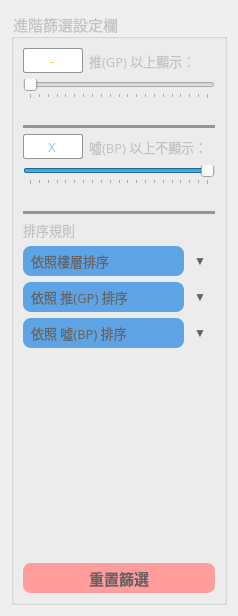
<?xml version="1.0" encoding="UTF-8"?>
<ui version="4.0">
 <class>Form</class>
 <widget class="QWidget" name="Form">
  <property name="geometry">
   <rect>
    <x>0</x>
    <y>0</y>
    <width>238</width>
    <height>616</height>
   </rect>
  </property>
  <property name="windowTitle">
   <string>Form</string>
  </property>
  <layout class="QHBoxLayout" name="horizontalLayout_2">
   <item>
    <widget class="QGroupBox" name="filterGroupBox">
     <property name="font">
      <font>
       <family>微軟正黑體</family>
       <pointsize>11</pointsize>
      </font>
     </property>
     <property name="styleSheet">
      <string notr="true">color:rgb(195, 195, 195);
</string>
     </property>
     <property name="title">
      <string>進階篩選設定欄</string>
     </property>
     <layout class="QVBoxLayout" name="verticalLayout_4">
      <item>
       <layout class="QHBoxLayout" name="horizontalLayout_3">
        <item>
         <widget class="QLineEdit" name="gpLineEdit">
          <property name="minimumSize">
           <size>
            <width>0</width>
            <height>25</height>
           </size>
          </property>
          <property name="maximumSize">
           <size>
            <width>60</width>
            <height>16777215</height>
           </size>
          </property>
          <property name="font">
           <font>
            <family>微軟正黑體</family>
            <pointsize>10</pointsize>
           </font>
          </property>
          <property name="styleSheet">
           <string notr="true">color:rgb(255, 213, 1);
border-style: solid;
border-color: rgb(149, 149, 149);
border-width: 1px;
border-radius:2px;</string>
          </property>
          <property name="text">
           <string>-</string>
          </property>
          <property name="alignment">
           <set>Qt::AlignCenter</set>
          </property>
         </widget>
        </item>
        <item>
         <widget class="QLabel" name="gpDisplayLabel">
          <property name="font">
           <font>
            <family>微軟正黑體</family>
            <pointsize>10</pointsize>
           </font>
          </property>
          <property name="styleSheet">
           <string notr="true">color:rgb(195, 195, 195)</string>
          </property>
          <property name="text">
           <string>推(GP) 以上顯示：</string>
          </property>
         </widget>
        </item>
       </layout>
      </item>
      <item>
       <widget class="QSlider" name="gpSlider">
        <property name="maximum">
         <number>1000</number>
        </property>
        <property name="orientation">
         <enum>Qt::Horizontal</enum>
        </property>
        <property name="tickPosition">
         <enum>QSlider::TicksBelow</enum>
        </property>
        <property name="tickInterval">
         <number>50</number>
        </property>
       </widget>
      </item>
      <item>
       <spacer name="verticalSpacer_2">
        <property name="orientation">
         <enum>Qt::Vertical</enum>
        </property>
        <property name="sizeType">
         <enum>QSizePolicy::Fixed</enum>
        </property>
        <property name="sizeHint" stdset="0">
         <size>
          <width>20</width>
          <height>20</height>
         </size>
        </property>
       </spacer>
      </item>
      <item>
       <widget class="Line" name="line">
        <property name="autoFillBackground">
         <bool>false</bool>
        </property>
        <property name="styleSheet">
         <string notr="true">color: rgb(195, 195, 195);
border-style: solid;
border-color: rgb(149, 149, 149);
border-width: 2px;
border-radius: 6px;</string>
        </property>
        <property name="lineWidth">
         <number>3</number>
        </property>
        <property name="orientation">
         <enum>Qt::Horizontal</enum>
        </property>
       </widget>
      </item>
      <item>
       <layout class="QHBoxLayout" name="horizontalLayout">
        <item>
         <widget class="QLineEdit" name="bpLineEdit">
          <property name="minimumSize">
           <size>
            <width>0</width>
            <height>25</height>
           </size>
          </property>
          <property name="maximumSize">
           <size>
            <width>60</width>
            <height>16777215</height>
           </size>
          </property>
          <property name="font">
           <font>
            <family>微軟正黑體</family>
            <pointsize>10</pointsize>
           </font>
          </property>
          <property name="styleSheet">
           <string notr="true">color:rgb(144, 197, 226);
border-style: solid;
border-color: rgb(149, 149, 149);
border-width: 1px;
border-radius: 2px;</string>
          </property>
          <property name="text">
           <string>X</string>
          </property>
          <property name="alignment">
           <set>Qt::AlignCenter</set>
          </property>
         </widget>
        </item>
        <item>
         <widget class="QLabel" name="bpDisplayLabel">
          <property name="font">
           <font>
            <family>微軟正黑體</family>
            <pointsize>10</pointsize>
           </font>
          </property>
          <property name="styleSheet">
           <string notr="true">color:rgb(195, 195, 195)</string>
          </property>
          <property name="text">
           <string>噓(BP) 以上不顯示：</string>
          </property>
         </widget>
        </item>
       </layout>
      </item>
      <item>
       <widget class="QSlider" name="bpSlider">
        <property name="autoFillBackground">
         <bool>false</bool>
        </property>
        <property name="maximum">
         <number>1000</number>
        </property>
        <property name="value">
         <number>1000</number>
        </property>
        <property name="orientation">
         <enum>Qt::Horizontal</enum>
        </property>
        <property name="invertedAppearance">
         <bool>false</bool>
        </property>
        <property name="invertedControls">
         <bool>false</bool>
        </property>
        <property name="tickPosition">
         <enum>QSlider::TicksBelow</enum>
        </property>
        <property name="tickInterval">
         <number>50</number>
        </property>
       </widget>
      </item>
      <item>
       <spacer name="verticalSpacer_3">
        <property name="orientation">
         <enum>Qt::Vertical</enum>
        </property>
        <property name="sizeType">
         <enum>QSizePolicy::Fixed</enum>
        </property>
        <property name="sizeHint" stdset="0">
         <size>
          <width>20</width>
          <height>20</height>
         </size>
        </property>
       </spacer>
      </item>
      <item>
       <widget class="Line" name="line_2">
        <property name="autoFillBackground">
         <bool>false</bool>
        </property>
        <property name="styleSheet">
         <string notr="true">color: rgb(195, 195, 195);
border-style: solid;
border-color: rgb(149, 149, 149);
border-width: 2px;
border-radius: 6px;</string>
        </property>
        <property name="lineWidth">
         <number>3</number>
        </property>
        <property name="orientation">
         <enum>Qt::Horizontal</enum>
        </property>
       </widget>
      </item>
      <item>
       <widget class="QLabel" name="sortedLabel">
        <property name="font">
         <font>
          <family>微軟正黑體</family>
          <pointsize>10</pointsize>
         </font>
        </property>
        <property name="text">
         <string>排序規則</string>
        </property>
       </widget>
      </item>
      <item>
       <layout class="QHBoxLayout" name="horizontalLayout_4">
        <property name="spacing">
         <number>1</number>
        </property>
        <item>
         <widget class="QPushButton" name="floorSortButton">
          <property name="minimumSize">
           <size>
            <width>0</width>
            <height>30</height>
           </size>
          </property>
          <property name="font">
           <font>
            <family>微軟正黑體</family>
            <pointsize>10</pointsize>
           </font>
          </property>
          <property name="contextMenuPolicy">
           <enum>Qt::DefaultContextMenu</enum>
          </property>
          <property name="styleSheet">
           <string notr="true">QPushButton#floorSortButton[toggle=true]{
	color: rgb(239, 239, 239);
	font-weight: 250;
}
QPushButton#floorSortButton:hover
{
  	background-color: rgb(1, 153, 255);
	color: rgb(229, 229, 229);
}
QPushButton#floorSortButton{
	color:rgb(100, 100, 100);
	background-color:rgb(94, 163, 227);
	border-style: solid;
	border-radius: 8px;
	text-align:left; 
	padding-left: 8px;
}


</string>
          </property>
          <property name="text">
           <string>依照樓層排序</string>
          </property>
          <property name="autoDefault">
           <bool>false</bool>
          </property>
         </widget>
        </item>
        <item>
         <widget class="QPushButton" name="floorAscButton">
          <property name="minimumSize">
           <size>
            <width>0</width>
            <height>30</height>
           </size>
          </property>
          <property name="maximumSize">
           <size>
            <width>30</width>
            <height>16777215</height>
           </size>
          </property>
          <property name="toolTip">
           <string>遞減排序</string>
          </property>
          <property name="toolTipDuration">
           <number>-1</number>
          </property>
          <property name="statusTip">
           <string/>
          </property>
          <property name="styleSheet">
           <string notr="true">QPushButton#floorAscButton[toggle=true]{
	color: rgb(239, 239, 239);
	font-weight: 250;
}
QPushButton#floorAscButton:hover
{
	background-color: none;
	color: rgb(229, 229, 229);
}
QPushButton#floorAscButton{
	color:rgb(100, 100, 100);
	background-color: none;
	border-style: solid;
	border-radius: 8px;
}
QPushButton#floorAscButton QToolTip{
	background-color: white;
	color: rgb(0, 153, 255);
	border-style: none;
	border-radius: 8px;
}</string>
          </property>
          <property name="text">
           <string>▼</string>
          </property>
         </widget>
        </item>
       </layout>
      </item>
      <item>
       <layout class="QHBoxLayout" name="horizontalLayout_5">
        <property name="spacing">
         <number>1</number>
        </property>
        <item>
         <widget class="QPushButton" name="gpSortButton">
          <property name="minimumSize">
           <size>
            <width>0</width>
            <height>30</height>
           </size>
          </property>
          <property name="font">
           <font>
            <family>微軟正黑體</family>
            <pointsize>10</pointsize>
           </font>
          </property>
          <property name="styleSheet">
           <string notr="true">QPushButton#gpSortButton[toggle=true]{
	color: rgb(239, 239, 239);
	font-weight: 250;
}
QPushButton#gpSortButton:hover
{
  	background-color: rgb(1, 153, 255);
	color: rgb(229, 229, 229);
}
QPushButton#gpSortButton{
	color:rgb(100, 100, 100);
	background-color:rgb(94, 163, 227);
	border-style: solid;
	border-radius: 8px;
	text-align:left; 
	padding-left: 8px;
}
</string>
          </property>
          <property name="text">
           <string>依照 推(GP) 排序</string>
          </property>
         </widget>
        </item>
        <item>
         <widget class="QPushButton" name="gpAscButton">
          <property name="minimumSize">
           <size>
            <width>0</width>
            <height>30</height>
           </size>
          </property>
          <property name="maximumSize">
           <size>
            <width>30</width>
            <height>16777215</height>
           </size>
          </property>
          <property name="toolTip">
           <string>遞減排序</string>
          </property>
          <property name="styleSheet">
           <string notr="true">QPushButton#gpAscButton[toggle=true]{
	color: rgb(239, 239, 239);
	font-weight: 250;
}
QPushButton#gpAscButton:hover
{
	background-color: none;
	color: rgb(229, 229, 229);
}
QPushButton#gpAscButton{
	color:rgb(100, 100, 100);
	background-color: none;
	border-style: solid;
	border-radius: 8px;
}
QPushButton#gpAscButton QToolTip{
	background-color: white;
	color: rgb(0, 153, 255);
	border-style: none;
	border-radius: 8px;
}</string>
          </property>
          <property name="text">
           <string>▼</string>
          </property>
         </widget>
        </item>
       </layout>
      </item>
      <item>
       <layout class="QHBoxLayout" name="horizontalLayout_6">
        <property name="spacing">
         <number>1</number>
        </property>
        <item>
         <widget class="QPushButton" name="bpSortButton">
          <property name="minimumSize">
           <size>
            <width>0</width>
            <height>30</height>
           </size>
          </property>
          <property name="font">
           <font>
            <family>微軟正黑體</family>
            <pointsize>10</pointsize>
           </font>
          </property>
          <property name="styleSheet">
           <string notr="true">QPushButton#bpSortButton[toggle=true]{
	color: rgb(239, 239, 239);
	font-weight: 250;
}
QPushButton#bpSortButton:hover
{
  	background-color: rgb(1, 153, 255);
	color: rgb(229, 229, 229);
}
QPushButton#bpSortButton{
	color:rgb(100, 100, 100);
	background-color:rgb(94, 163, 227);
	border-style: solid;
	border-radius: 8px;
	text-align:left; 
	padding-left: 8px;
}
</string>
          </property>
          <property name="text">
           <string>依照 噓(BP) 排序</string>
          </property>
         </widget>
        </item>
        <item>
         <widget class="QPushButton" name="bpAscButton">
          <property name="minimumSize">
           <size>
            <width>0</width>
            <height>30</height>
           </size>
          </property>
          <property name="maximumSize">
           <size>
            <width>30</width>
            <height>16777215</height>
           </size>
          </property>
          <property name="toolTip">
           <string>遞減排序</string>
          </property>
          <property name="styleSheet">
           <string notr="true">QPushButton#bpAscButton[toggle=true]{
	color: rgb(239, 239, 239);
	font-weight: 250;
}
QPushButton#bpAscButton:hover
{
	background-color: none;
	color: rgb(229, 229, 229);
}
QPushButton#bpAscButton{
	color:rgb(100, 100, 100);
	background-color: none;
	border-style: solid;
	border-radius: 8px;
}
QPushButton#bpAscButton QToolTip{
	background-color: white;
	color: rgb(0, 153, 255);
	border-style: none;
	border-radius: 8px;
}</string>
          </property>
          <property name="text">
           <string>▼</string>
          </property>
         </widget>
        </item>
       </layout>
      </item>
      <item>
       <spacer name="verticalSpacer">
        <property name="orientation">
         <enum>Qt::Vertical</enum>
        </property>
        <property name="sizeHint" stdset="0">
         <size>
          <width>20</width>
          <height>40</height>
         </size>
        </property>
       </spacer>
      </item>
      <item>
       <widget class="QPushButton" name="resetButton">
        <property name="minimumSize">
         <size>
          <width>0</width>
          <height>30</height>
         </size>
        </property>
        <property name="font">
         <font>
          <family>微軟正黑體</family>
          <pointsize>11</pointsize>
          <weight>75</weight>
          <bold>true</bold>
         </font>
        </property>
        <property name="styleSheet">
         <string notr="true">QPushButton#resetButton:hover
{
  	background-color:rgb(255, 119, 119);
	color:white;
}
QPushButton#resetButton{
	color:rgb(100, 100, 100);
	background-color:rgb(255, 157, 157);
	border-style: solid;
	border-radius: 8px;
}

</string>
        </property>
        <property name="text">
         <string>重置篩選</string>
        </property>
       </widget>
      </item>
     </layout>
    </widget>
   </item>
  </layout>
 </widget>
 <resources/>
 <connections/>
</ui>
